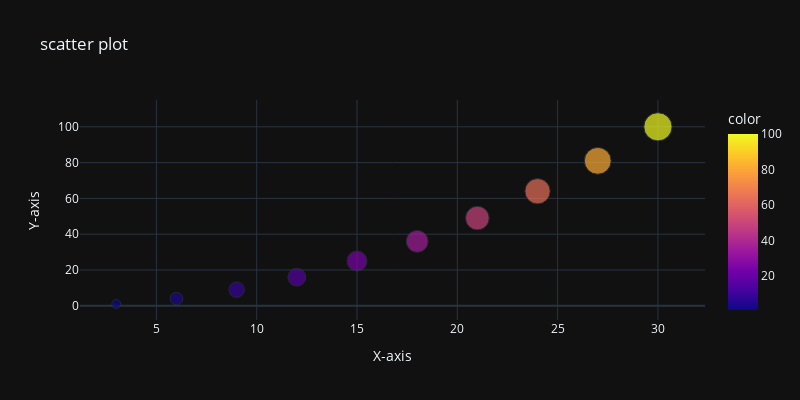

The cell this chart's notebook holds for it:
### Code cell
x= [3,6,9,12,15,18,21,24,27,30]
y= [1,4,9,16,25,36,49,64,81,100]
f= px.scatter(x=x, y=y, title='scatter plot', labels={'x':'X-axis', 'y':'Y-axis'},
              template= 'plotly_dark', width=800, height=400, size=x, color=y)
f.show()

### Figure 1 — Plotly figure (JSON) as saved in the notebook; plotly's stock layout.template omitted (floating-point values rounded to 4 significant figures)
{"data": [{"hovertemplate": "X-axis=%{x}<br>Y-axis=%{y}<br>size=%{marker.size}<br>color=%{marker.color}<extra></extra>", "legendgroup": "", "marker": {"color": [1, 4, 9, 16, 25, 36, 49, 64, 81, 100], "coloraxis": "coloraxis", "size": [3, 6, 9, 12, 15, 18, 21, 24, 27, 30], "sizemode": "area", "sizeref": 0.075, "symbol": "circle"}, "mode": "markers", "name": "", "orientation": "v", "showlegend": false, "type": "scatter", "x": [3, 6, 9, 12, 15, 18, 21, 24, 27, 30], "xaxis": "x", "y": [1, 4, 9, 16, 25, 36, 49, 64, 81, 100], "yaxis": "y"}], "layout": {"coloraxis": {"colorbar": {"title": {"text": "color"}}, "colorscale": [[0, "#0d0887"], [0.1111, "#46039f"], [0.2222, "#7201a8"], [0.3333, "#9c179e"], [0.4444, "#bd3786"], [0.5556, "#d8576b"], [0.6667, "#ed7953"], [0.7778, "#fb9f3a"], [0.8889, "#fdca26"], [1, "#f0f921"]]}, "height": 400, "legend": {"itemsizing": "constant", "tracegroupgap": 0}, "title": {"text": "scatter plot"}, "width": 800, "xaxis": {"anchor": "y", "domain": [0, 1], "title": {"text": "X-axis"}}, "yaxis": {"anchor": "x", "domain": [0, 1], "title": {"text": "Y-axis"}}}}
